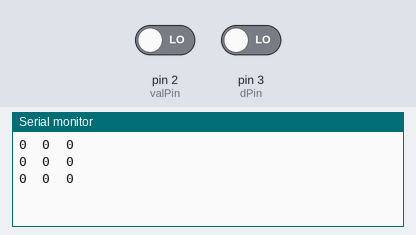
The sketch below on a simulated Arduino Uno, built with avr-gcc and run on an emulated ATmega328P. Shown: the last lines printed to the serial monitor. Inputs (shaded band) come from the test bench; at power-on: pin 2 (valPin) LOW, pin 3 (dPin) LOW.

Above: at 2.8 s.
2.9 s: pin 2 (valPin) driven HIGH
At 3.8 s:
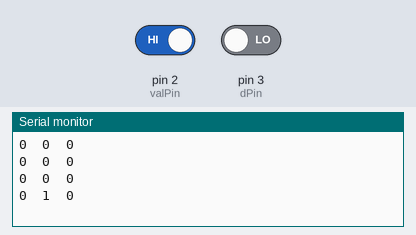
4.4 s: pin 3 (dPin) driven HIGH
At 5.7 s:
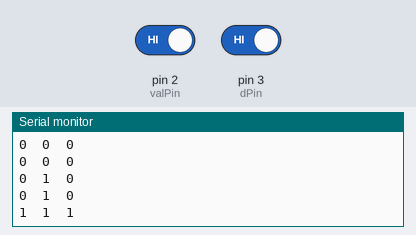
5.9 s: pin 2 (valPin) driven LOW
At 6.7 s:
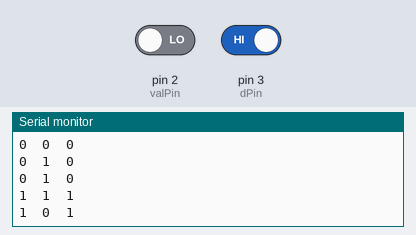
7.4 s: pin 3 (dPin) driven LOW
At 8.8 s:
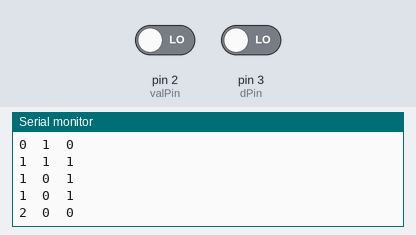
Timing chart, 0 to 9.9 s (numbered marks = the images above; inputs shaded):
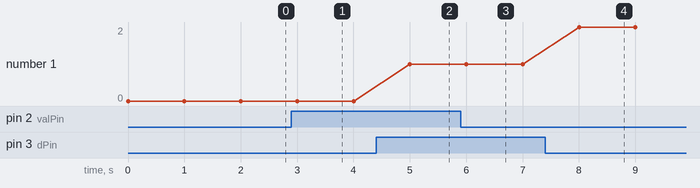

Measured:
- after the input at 2.9 s, the serial monitor: prints a new line after 0.10 s (image 1)
- after the input at 4.4 s, the serial monitor: prints a new line after 0.60 s (image 2)
- after the input at 5.9 s, the serial monitor: prints a new line after 0.10 s (image 3)
- after the input at 7.4 s, the serial monitor: prints a new line after 0.60 s (image 4)
- plotted number 1: 1 → 2 after the input at 7.4 s

The sketch:

Teensy3.2InterruptTesting.ino
```cpp
int dPin = 3;
volatile unsigned long count = 0;

int valPin = 2;int val = 0;

void setup() {
  Serial.begin(9600);
  while(!Serial);
  pinMode(dPin, INPUT);
  pinMode(valPin, INPUT);
  count = 0;
  attachInterrupt(digitalPinToInterrupt(dPin), raiseCount, CHANGE); //Attaching the interrupts
}

void loop() {
  // put your main code here, to run repeatedly:
  Serial.print(count);
  val = digitalRead(valPin);
  int val2 = digitalRead(dPin);
  Serial.print("\t");
  Serial.print(val);

  Serial.print("\t");
  Serial.println(val2);
  delay(1000);
}

void raiseCount(){
  count++;
}
```
